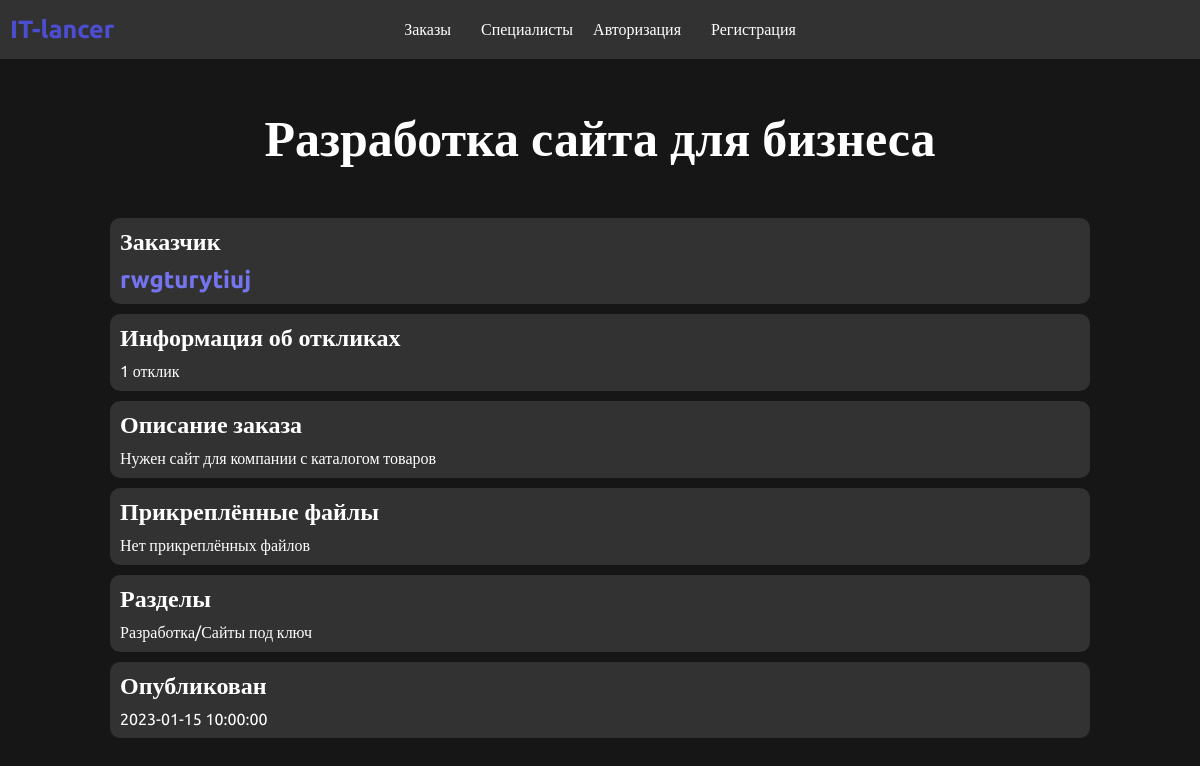
Page /order.php?id=53 on the committed database.
### tables this page shows
CREATE TABLE `orders` (
  `id` int(11) NOT NULL,
  `name` varchar(255) NOT NULL,
  `description` text NOT NULL,
  `sphere_type_id` int(11) NOT NULL,
  `user_id` int(11) NOT NULL,
  `date` datetime NOT NULL DEFAULT current_timestamp(),
  `price` varchar(255) DEFAULT NULL,
  `status_id` int(11) NOT NULL DEFAULT 1,
  `moderation_status_id` int(11) NOT NULL DEFAULT 1
);

CREATE TABLE `users` (
  `id` int(11) NOT NULL,
  `login` varchar(255) NOT NULL,
  `email` varchar(255) NOT NULL,
  `password` varchar(255) NOT NULL,
  `role_id` int(11) NOT NULL,
  `right_id` int(11) NOT NULL DEFAULT 2,
  `date` date NOT NULL DEFAULT current_timestamp()
);

CREATE TABLE `spheres` (
  `id` int(11) NOT NULL,
  `name` varchar(255) NOT NULL
);

CREATE TABLE `sphere_types` (
  `id` int(11) NOT NULL,
  `sphere_id` int(11) NOT NULL,
  `name` varchar(255) NOT NULL
);

### order.php (the view, shortened to what this page needs)
<?php
include "components/core.php";
include "components/header.php";
$order_id = intval($_GET['id']);
$select_order = "SELECT `orders`.`id` AS `ord_id`, `orders`.`name` AS `ord_name`, `orders`.`description` AS `ord_desc`, `orders`.`user_id` AS `ord_user_id`, `orders`.`date` AS `ord_date`, `orders`.`price` AS `ord_price`, `users`.`login` AS `user_login`, `users`.`date` AS `user_date`, `sphere_types`.`name` AS `sphere_types_name`, `spheres`.`name` AS `spheres_name`
FROM `orders`
	LEFT JOIN `users` ON `orders`.`user_id` = `users`.`id`
	LEFT JOIN `sphere_types` ON `orders`.`sphere_type_id` = `sphere_types`.`id`
	LEFT JOIN `spheres` ON `sphere_types`.`sphere_id` = `spheres`.`id`
WHERE `orders`.`id` = $order_id";
$select_order_res = $link->query($select_order);
$order = $select_order_res->fetch_assoc();
?>
<div class="page_header">
    <div class="content">
        <div class="page_header_center">
            <h1><?php echo $order['ord_name']; ?></h1>
        </div>
    </div>
</div>
<div class="customer">
    <div class="content">
        <div class="customer_block standart">
            <h2>Заказчик</h2>
            <a href="portfolio.php?user_id=<?php echo $order['ord_user_id']; ?>" class="order"><?php echo $order['user_login']; ?></a>
        </div>
    </div>
</div>
<div class="response">
    <div class="content">
        <div class="response_block standart">
            <h2>Информация об откликах</h2>
            <?php
            $select_response = "SELECT * FROM `responses` WHERE `order_id` = $order_id";
            $select_response_res = $link->query($select_response);
            $responses = $select_response_res -> num_rows;
            if($responses < 1){
            ?>
            <p>В этом заказе еще нет откликов.</p>
            <?php }else{ ?>
            <p><?php echo $responses; ?> отклик</p>
                <?php } ?>
        </div>
    </div>
</div>
<div class="order_info">
    <div class="content">
        <div class="order_info_block">
            <div class="order_info_block-item standart">
                <h2>Описание заказа</h2>
                <p><?php echo $order['ord_desc']; ?></p>
            </div>
            <?php
            $select_files = "SELECT * FROM `files` WHERE `order_id` = $order_id";
            $select_files_res = $link->query($select_files);
            ?>
            <div class="order_info_block-item standart">
        <h2>Прикреплённые файлы</h2>
                    <?php
                    if ($select_files_res->num_rows > 0) {
                        while ($file = $select_files_res->fetch_assoc()) {
                            ?>
                            <div class="file_item">
                                <p>
                                    <a href="<?php echo $file['path']; ?>" class="portfolio_link" target="_blank">
                                        <?php echo basename($file['path']); ?>
                                    </a>
                                </p>
                            </div>
                            <?php
                        }
                    } else {
                        echo "<p>Нет прикреплённых файлов</p>";
                    }
                    ?>
                </div>
            </div>
            <div class="order_info_block-item standart">
                <h2>Разделы</h2>
                <p><?php echo $order['spheres_name']; ?>/<?php echo $order['sphere_types_name']; ?></p>
            </div>
            <div class="order_info_block-item standart">
                <h2>Опубликован</h2>
                <p><?php echo $order['ord_date']; ?></p>
            </div>
        </div>
    </div>

### styles/style.css (style rules this page uses)
* { padding: 0; margin: 0; box-sizing: border-box; font-family: "Ubuntu", serif; }
body { background-color: #161616; color: white; }
.standart { background-color: rgba(50, 50, 50, 100); border-radius: 10px; padding: 10px; display: flex; flex-direction: column; gap: 10px; min-width: 550px; margin: 10px; }
.content { max-width: 1000px; margin: 0 auto; }
.page_header_center { display: flex; justify-content: center; font-size: 25px; margin-bottom: 50px; }
.order { color: rgb(116, 116, 239); text-decoration: none; transition: .2s; font-weight: bolder; font-size: 150%; }

### rows in the picture
orders: name "Разработка сайта для бизнеса", user.login "rwgturytiuj", description "Нужен сайт для компании с каталогом товаров", spheres.name "Разработка", sphere_type.name "Сайты под ключ", date "2023-01-15 10:00:00"

### other values in the picture
$responses "1"
